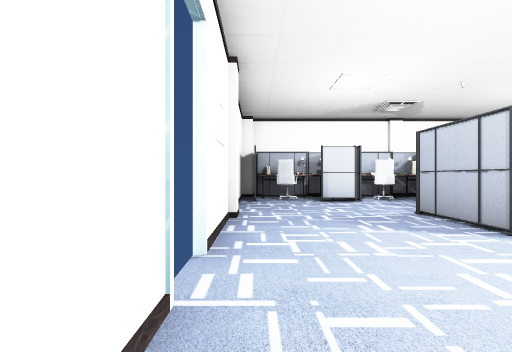
[1] (above)

20 first-person views from a walk through a scene from a Unity 3-D project. The camera is 1.4 m above the floor, looks level and sees 90° across. The floor is counted in squares, 1.8 m on a side. Each view is taken from the middle of a square. On the plan, view 1 faces up. The plan holds only what a view shows up to about 10 squares ahead; the rest is blank. The player is left out. Door leaves are left out, so doorways stand open. Some surface patterns are stand-ins.

[2]
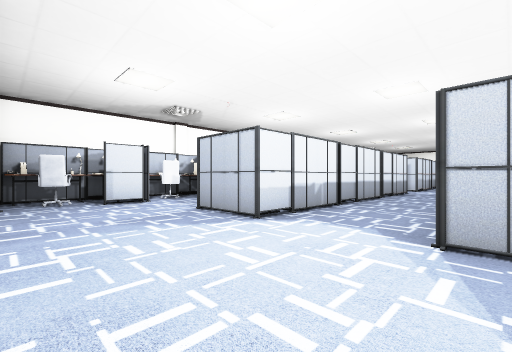

[3]
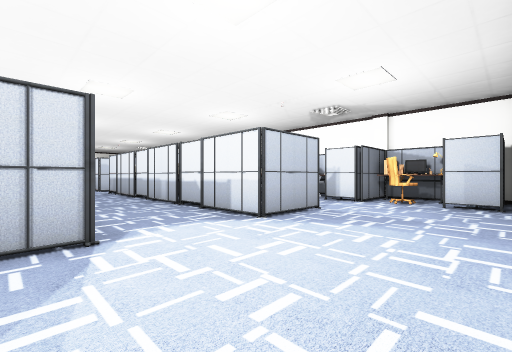

[4]
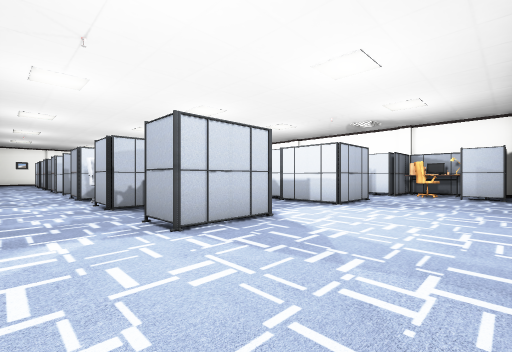

[5]
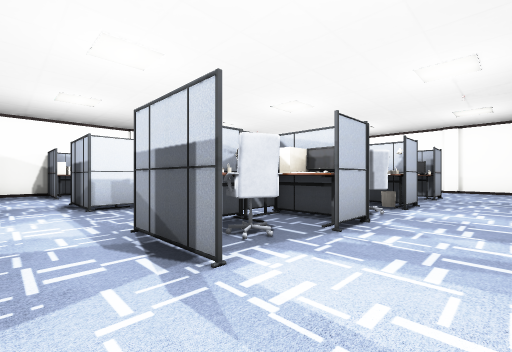

[6]
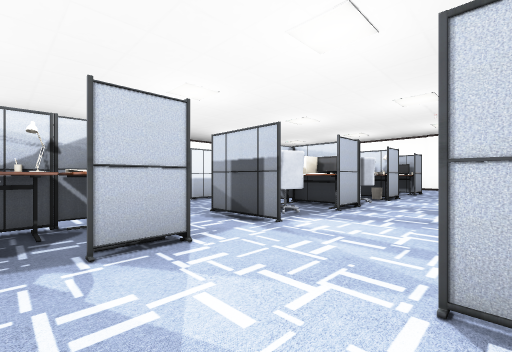

[7]
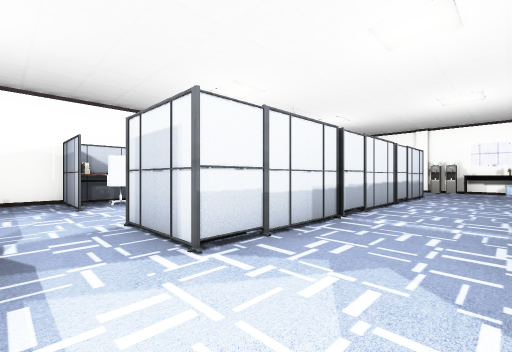

[8]
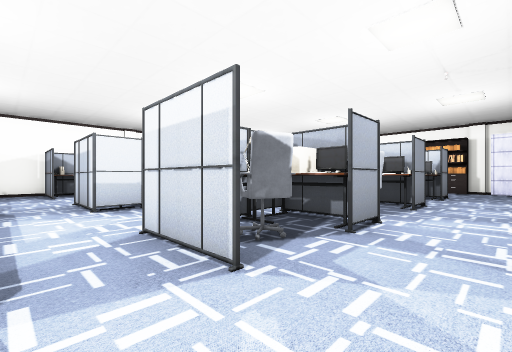

[9]
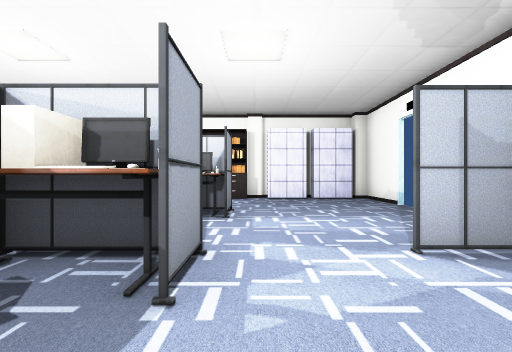

[10]
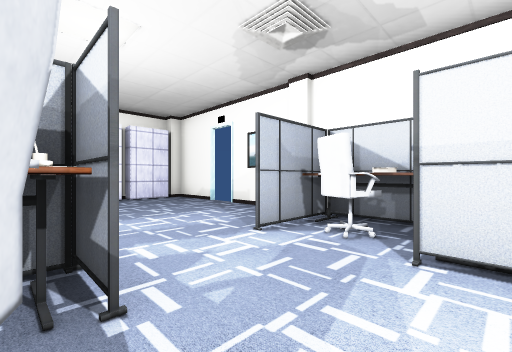

[11]
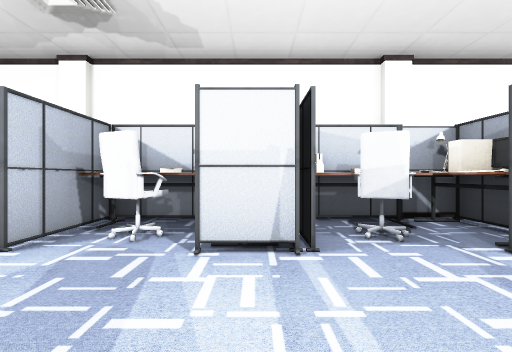

[12]
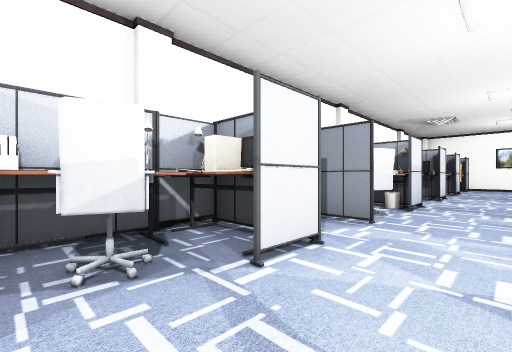

[13]
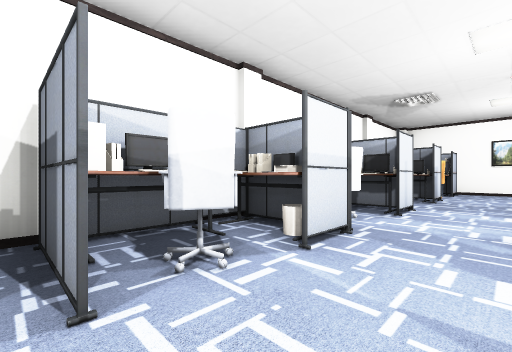

[14]
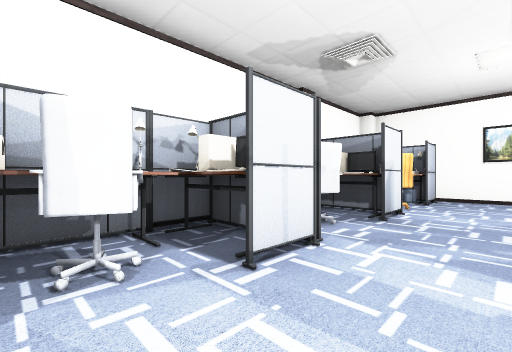

[15]
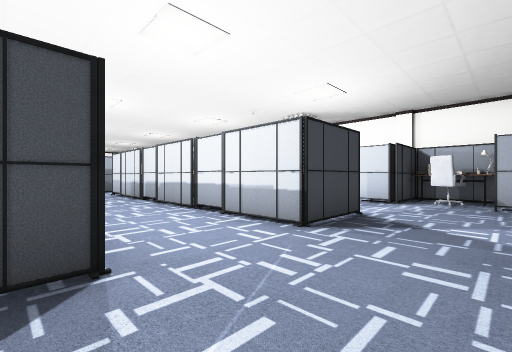

[16]
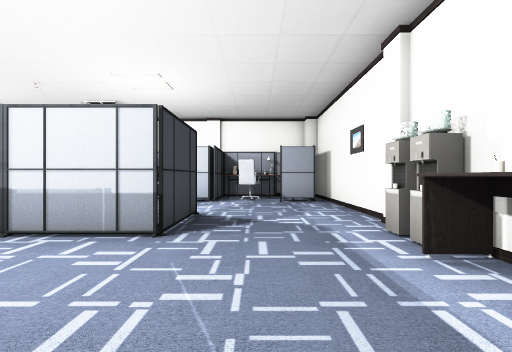

[17]
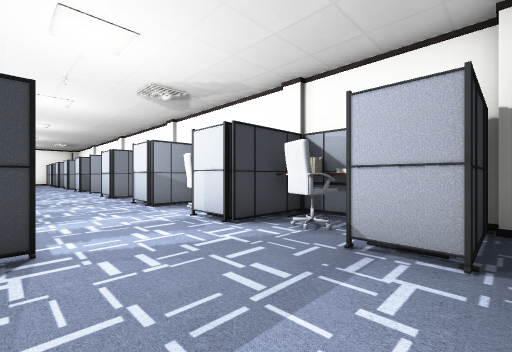

[18]
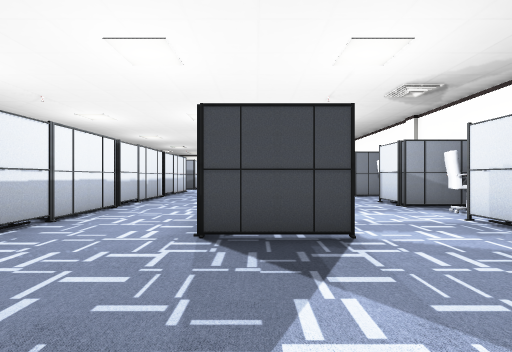

[19]
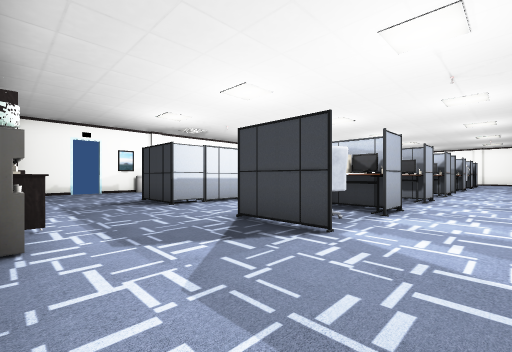

[20]
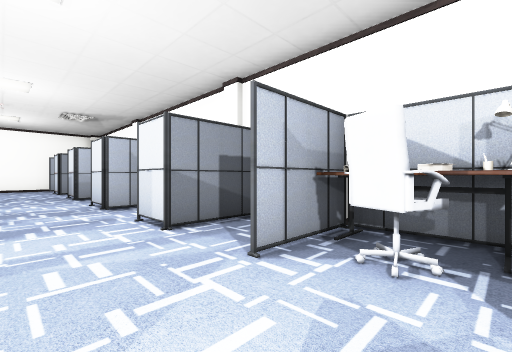

### Floor plan
Key: @ floor where view 1 was taken; # wall or solid block; . floor; D open door; P pillar; C chair; T table; A cabinet; B bookshelf; O other object.
Columns run from 1 left of view 1 to 28 right of it. Each row starts with its distance up from view 1.
 10 #P####P#      ####P     P###P
  9 #OOO OOO     O..OO    O  OOO.#
  8 #OOOO.OO .O.OO.OO.OO.O.OO.OO.#
  7  ............................#
  6  ............................#
  5 #P...O .O.OO.OO.O .O. O.OO...#
  4 #....OOOOOOOOO..OOOOOOOOO....P
  3 #...........................O
  2 DD..........................T
  1 #...........................T
  0  @...OOOOOOOOO..OOOOOOOOO...B
 -1  ....O       O.OO.O.OO. O...B
 -2 #............................P
 -3 #...........................A
 -4 #.#C.OO.OO.O.O..OO.O.OO.....A
 -5  .OTTO  OOOOOO..OOO OO......A
 -6  P##P  ###P#####P#####P #DD#P

Positions as (right, up) in squares from view 1, and headings:
1: (0, 0), facing up
2: (0, 0), facing up-right
3: (0, 4), facing down-right
4: (0, 7), facing down-right
5: (14, 7), facing down-left
6: (16, 8), facing down-left
7: (13, 1), facing up-right
8: (13, -3), facing up-right
9: (18, -2), facing right
10: (18, -1), facing down-right
11: (18, -1), facing down
12: (17, -2), facing down-left
13: (13, -2), facing down-left
14: (9, -2), facing down-left
15: (26, 0), facing up-left
16: (25, 0), facing up
17: (27, 5), facing up-left
18: (27, 4), facing left
19: (27, 7), facing down-left
20: (16, 6), facing up-left
